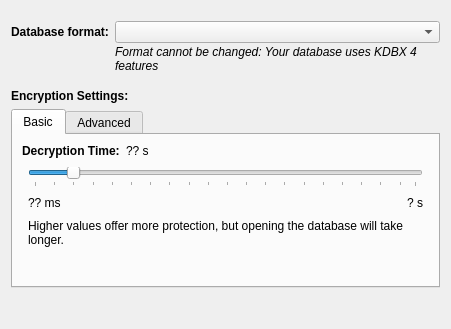
<?xml version="1.0" encoding="UTF-8"?>
<ui version="4.0">
 <class>DatabaseSettingsWidgetEncryption</class>
 <widget class="QWidget" name="DatabaseSettingsWidgetEncryption">
  <property name="geometry">
   <rect>
    <x>0</x>
    <y>0</y>
    <width>451</width>
    <height>329</height>
   </rect>
  </property>
  <layout class="QVBoxLayout" name="verticalLayout_3">
   <item>
    <widget class="QScrollArea" name="scrollArea">
     <property name="frameShape">
      <enum>QFrame::NoFrame</enum>
     </property>
     <property name="frameShadow">
      <enum>QFrame::Plain</enum>
     </property>
     <property name="widgetResizable">
      <bool>true</bool>
     </property>
     <widget class="QWidget" name="scrollAreaWidgetContents">
      <property name="geometry">
       <rect>
        <x>0</x>
        <y>0</y>
        <width>433</width>
        <height>311</height>
       </rect>
      </property>
      <layout class="QVBoxLayout" name="verticalLayout" stretch="0,0,0,0,1">
       <property name="spacing">
        <number>6</number>
       </property>
       <property name="leftMargin">
        <number>0</number>
       </property>
       <property name="topMargin">
        <number>10</number>
       </property>
       <property name="rightMargin">
        <number>0</number>
       </property>
       <property name="bottomMargin">
        <number>0</number>
       </property>
       <item>
        <layout class="QFormLayout" name="formLayout">
         <property name="rowWrapPolicy">
          <enum>QFormLayout::DontWrapRows</enum>
         </property>
         <property name="verticalSpacing">
          <number>2</number>
         </property>
         <item row="0" column="0">
          <widget class="QLabel" name="compatibilityLabel">
           <property name="font">
            <font>
             <weight>75</weight>
             <bold>true</bold>
            </font>
           </property>
           <property name="text">
            <string>Database format:</string>
           </property>
          </widget>
         </item>
         <item row="0" column="1">
          <widget class="QComboBox" name="compatibilitySelection">
           <property name="sizePolicy">
            <sizepolicy hsizetype="MinimumExpanding" vsizetype="Fixed">
             <horstretch>0</horstretch>
             <verstretch>0</verstretch>
            </sizepolicy>
           </property>
           <property name="toolTip">
            <string>Unless you need to open your database with other programs, always use the latest format.</string>
           </property>
           <property name="accessibleName">
            <string>Database format</string>
           </property>
          </widget>
         </item>
         <item row="1" column="1">
          <widget class="QLabel" name="formatCannotBeChanged">
           <property name="font">
            <font>
             <italic>true</italic>
            </font>
           </property>
           <property name="text">
            <string>Format cannot be changed: Your database uses KDBX 4 features</string>
           </property>
           <property name="wordWrap">
            <bool>true</bool>
           </property>
          </widget>
         </item>
        </layout>
       </item>
       <item>
        <spacer name="verticalSpacer_2">
         <property name="orientation">
          <enum>Qt::Vertical</enum>
         </property>
         <property name="sizeType">
          <enum>QSizePolicy::Fixed</enum>
         </property>
         <property name="sizeHint" stdset="0">
          <size>
           <width>20</width>
           <height>10</height>
          </size>
         </property>
        </spacer>
       </item>
       <item>
        <widget class="QLabel" name="label">
         <property name="font">
          <font>
           <weight>75</weight>
           <bold>true</bold>
          </font>
         </property>
         <property name="text">
          <string>Encryption Settings:</string>
         </property>
        </widget>
       </item>
       <item>
        <widget class="QTabWidget" name="encryptionSettingsTabWidget">
         <property name="tabPosition">
          <enum>QTabWidget::North</enum>
         </property>
         <property name="tabShape">
          <enum>QTabWidget::Rounded</enum>
         </property>
         <property name="currentIndex">
          <number>0</number>
         </property>
         <widget class="QWidget" name="basicTab">
          <attribute name="title">
           <string>Basic</string>
          </attribute>
          <layout class="QVBoxLayout" name="verticalLayout_8">
           <property name="spacing">
            <number>6</number>
           </property>
           <property name="leftMargin">
            <number>9</number>
           </property>
           <property name="topMargin">
            <number>6</number>
           </property>
           <property name="rightMargin">
            <number>9</number>
           </property>
           <property name="bottomMargin">
            <number>6</number>
           </property>
           <item>
            <layout class="QHBoxLayout" name="horizontalLayout_2">
             <item>
              <widget class="QLabel" name="decryptionTimeLabel">
               <property name="font">
                <font>
                 <weight>75</weight>
                 <bold>true</bold>
                </font>
               </property>
               <property name="text">
                <string>Decryption Time:</string>
               </property>
              </widget>
             </item>
             <item>
              <widget class="QLabel" name="decryptionTimeValueLabel">
               <property name="font">
                <font>
                 <weight>50</weight>
                 <bold>false</bold>
                </font>
               </property>
               <property name="text">
                <string>?? s</string>
               </property>
              </widget>
             </item>
             <item>
              <spacer name="horizontalSpacer_2">
               <property name="orientation">
                <enum>Qt::Horizontal</enum>
               </property>
               <property name="sizeHint" stdset="0">
                <size>
                 <width>40</width>
                 <height>20</height>
                </size>
               </property>
              </spacer>
             </item>
            </layout>
           </item>
           <item>
            <widget class="QWidget" name="decryptionTimeSettings" native="true">
             <layout class="QVBoxLayout" name="decryptionTimeSliderLayout">
              <property name="leftMargin">
               <number>6</number>
              </property>
              <property name="topMargin">
               <number>0</number>
              </property>
              <property name="rightMargin">
               <number>6</number>
              </property>
              <property name="bottomMargin">
               <number>9</number>
              </property>
              <item>
               <widget class="QSlider" name="decryptionTimeSlider">
                <property name="accessibleName">
                 <string>Decryption time in seconds</string>
                </property>
                <property name="singleStep">
                 <number>1</number>
                </property>
                <property name="pageStep">
                 <number>10</number>
                </property>
                <property name="value">
                 <number>10</number>
                </property>
                <property name="orientation">
                 <enum>Qt::Horizontal</enum>
                </property>
                <property name="tickPosition">
                 <enum>QSlider::TicksBelow</enum>
                </property>
                <property name="tickInterval">
                 <number>5</number>
                </property>
               </widget>
              </item>
              <item>
               <layout class="QHBoxLayout" name="horizontalLayout">
                <item>
                 <widget class="QLabel" name="minTimeLabel">
                  <property name="text">
                   <string>?? ms</string>
                  </property>
                 </widget>
                </item>
                <item>
                 <spacer name="horizontalSpacer">
                  <property name="orientation">
                   <enum>Qt::Horizontal</enum>
                  </property>
                  <property name="sizeHint" stdset="0">
                   <size>
                    <width>40</width>
                    <height>20</height>
                   </size>
                  </property>
                 </spacer>
                </item>
                <item>
                 <widget class="QLabel" name="maxTimeLabel">
                  <property name="text">
                   <string>? s</string>
                  </property>
                 </widget>
                </item>
               </layout>
              </item>
              <item>
               <widget class="QLabel" name="label_2">
                <property name="sizePolicy">
                 <sizepolicy hsizetype="Preferred" vsizetype="Fixed">
                  <horstretch>0</horstretch>
                  <verstretch>0</verstretch>
                 </sizepolicy>
                </property>
                <property name="text">
                 <string>Higher values offer more protection, but opening the database will take longer.</string>
                </property>
                <property name="wordWrap">
                 <bool>true</bool>
                </property>
               </widget>
              </item>
              <item>
               <spacer name="verticalSpacer_3">
                <property name="orientation">
                 <enum>Qt::Vertical</enum>
                </property>
                <property name="sizeHint" stdset="0">
                 <size>
                  <width>20</width>
                  <height>0</height>
                 </size>
                </property>
               </spacer>
              </item>
             </layout>
            </widget>
           </item>
          </layout>
         </widget>
         <widget class="QWidget" name="advancedTab">
          <attribute name="title">
           <string>Advanced</string>
          </attribute>
          <layout class="QGridLayout" name="gridLayout">
           <property name="topMargin">
            <number>6</number>
           </property>
           <property name="bottomMargin">
            <number>6</number>
           </property>
           <item row="0" column="2">
            <spacer name="horizontalSpacer_4">
             <property name="orientation">
              <enum>Qt::Horizontal</enum>
             </property>
             <property name="sizeHint" stdset="0">
              <size>
               <width>40</width>
               <height>20</height>
              </size>
             </property>
            </spacer>
           </item>
           <item row="4" column="1">
            <widget class="QSpinBox" name="parallelismSpinBox">
             <property name="minimumSize">
              <size>
               <width>150</width>
               <height>0</height>
              </size>
             </property>
             <property name="maximumSize">
              <size>
               <width>150</width>
               <height>16777215</height>
              </size>
             </property>
             <property name="accessibleName">
              <string>Parallelism</string>
             </property>
             <property name="minimum">
              <number>1</number>
             </property>
             <property name="maximum">
              <number>128</number>
             </property>
            </widget>
           </item>
           <item row="4" column="0">
            <widget class="QLabel" name="parallelismLabel">
             <property name="text">
              <string>Parallelism:</string>
             </property>
            </widget>
           </item>
           <item row="3" column="1">
            <widget class="QSpinBox" name="memorySpinBox">
             <property name="minimumSize">
              <size>
               <width>150</width>
               <height>0</height>
              </size>
             </property>
             <property name="maximumSize">
              <size>
               <width>150</width>
               <height>16777215</height>
              </size>
             </property>
             <property name="accessibleName">
              <string>Memory usage</string>
             </property>
             <property name="minimum">
              <number>1</number>
             </property>
             <property name="maximum">
              <number>1048576</number>
             </property>
            </widget>
           </item>
           <item row="3" column="0">
            <widget class="QLabel" name="memoryUsageLabel">
             <property name="text">
              <string>Memory Usage:</string>
             </property>
            </widget>
           </item>
           <item row="2" column="1">
            <layout class="QHBoxLayout" name="horizontalLayout_3" stretch="40,40,0">
             <item>
              <widget class="QSpinBox" name="transformRoundsSpinBox">
               <property name="minimumSize">
                <size>
                 <width>150</width>
                 <height>0</height>
                </size>
               </property>
               <property name="maximumSize">
                <size>
                 <width>150</width>
                 <height>16777215</height>
                </size>
               </property>
               <property name="accessibleName">
                <string>Transform rounds</string>
               </property>
               <property name="alignment">
                <set>Qt::AlignLeading|Qt::AlignLeft|Qt::AlignVCenter</set>
               </property>
               <property name="minimum">
                <number>1</number>
               </property>
               <property name="maximum">
                <number>1000000000</number>
               </property>
              </widget>
             </item>
             <item>
              <widget class="QToolButton" name="transformBenchmarkButton">
               <property name="focusPolicy">
                <enum>Qt::WheelFocus</enum>
               </property>
              </widget>
             </item>
             <item>
              <spacer name="horizontalSpacer_3">
               <property name="orientation">
                <enum>Qt::Horizontal</enum>
               </property>
               <property name="sizeHint" stdset="0">
                <size>
                 <width>40</width>
                 <height>20</height>
                </size>
               </property>
              </spacer>
             </item>
            </layout>
           </item>
           <item row="2" column="0">
            <widget class="QLabel" name="transformRoundsLabel">
             <property name="text">
              <string>Transform rounds:</string>
             </property>
            </widget>
           </item>
           <item row="1" column="1">
            <widget class="QComboBox" name="kdfComboBox">
             <property name="sizePolicy">
              <sizepolicy hsizetype="Expanding" vsizetype="Fixed">
               <horstretch>0</horstretch>
               <verstretch>0</verstretch>
              </sizepolicy>
             </property>
             <property name="accessibleName">
              <string>Key derivation function</string>
             </property>
            </widget>
           </item>
           <item row="1" column="0">
            <widget class="QLabel" name="kdfLabel">
             <property name="text">
              <string>Key Derivation Function:</string>
             </property>
            </widget>
           </item>
           <item row="0" column="1">
            <widget class="QComboBox" name="algorithmComboBox">
             <property name="sizePolicy">
              <sizepolicy hsizetype="Expanding" vsizetype="Fixed">
               <horstretch>0</horstretch>
               <verstretch>0</verstretch>
              </sizepolicy>
             </property>
             <property name="accessibleName">
              <string>Encryption algorithm</string>
             </property>
             <item>
              <property name="text">
               <string>AES:  256 Bit   (default)</string>
              </property>
             </item>
             <item>
              <property name="text">
               <string>Twofish:  256 Bit</string>
              </property>
             </item>
            </widget>
           </item>
           <item row="0" column="0">
            <widget class="QLabel" name="algorithmLabel">
             <property name="text">
              <string>Encryption Algorithm:</string>
             </property>
            </widget>
           </item>
          </layout>
         </widget>
        </widget>
       </item>
       <item>
        <spacer name="verticalSpacer">
         <property name="orientation">
          <enum>Qt::Vertical</enum>
         </property>
         <property name="sizeHint" stdset="0">
          <size>
           <width>20</width>
           <height>0</height>
          </size>
         </property>
        </spacer>
       </item>
      </layout>
     </widget>
    </widget>
   </item>
  </layout>
 </widget>
 <tabstops>
  <tabstop>decryptionTimeSlider</tabstop>
  <tabstop>algorithmComboBox</tabstop>
  <tabstop>kdfComboBox</tabstop>
  <tabstop>transformRoundsSpinBox</tabstop>
  <tabstop>transformBenchmarkButton</tabstop>
  <tabstop>memorySpinBox</tabstop>
  <tabstop>parallelismSpinBox</tabstop>
 </tabstops>
 <resources/>
 <connections/>
</ui>
